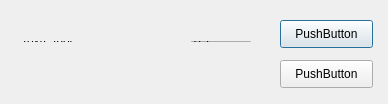
<?xml version="1.0" encoding="UTF-8"?>
<ui version="4.0">
 <class>OneParameDialogClass</class>
 <widget class="QDialog" name="OneParameDialogClass">
  <property name="geometry">
   <rect>
    <x>0</x>
    <y>0</y>
    <width>388</width>
    <height>104</height>
   </rect>
  </property>
  <property name="windowTitle">
   <string>OneParameDialogClass</string>
  </property>
  <widget class="QPushButton" name="OK">
   <property name="geometry">
    <rect>
     <x>280</x>
     <y>20</y>
     <width>93</width>
     <height>28</height>
    </rect>
   </property>
   <property name="text">
    <string>PushButton</string>
   </property>
  </widget>
  <widget class="QPushButton" name="Cancal">
   <property name="geometry">
    <rect>
     <x>280</x>
     <y>60</y>
     <width>93</width>
     <height>28</height>
    </rect>
   </property>
   <property name="text">
    <string>PushButton</string>
   </property>
  </widget>
  <widget class="QWidget" name="layoutWidget">
   <property name="geometry">
    <rect>
     <x>10</x>
     <y>30</y>
     <width>252</width>
     <height>23</height>
    </rect>
   </property>
   <layout class="QHBoxLayout" name="horizontalLayout">
    <item>
     <widget class="QLabel" name="label_1">
      <property name="text">
       <string>TextLabel</string>
      </property>
     </widget>
    </item>
    <item>
     <widget class="QLineEdit" name="lineEdit_1">
      <property name="sizePolicy">
       <sizepolicy hsizetype="Minimum" vsizetype="Fixed">
        <horstretch>0</horstretch>
        <verstretch>0</verstretch>
       </sizepolicy>
      </property>
      <property name="minimumSize">
       <size>
        <width>40</width>
        <height>0</height>
       </size>
      </property>
      <property name="maximumSize">
       <size>
        <width>60</width>
        <height>16777215</height>
       </size>
      </property>
      <property name="text">
       <string>0.1</string>
      </property>
     </widget>
    </item>
   </layout>
  </widget>
 </widget>
 <layoutdefault spacing="6" margin="11"/>
 <resources/>
 <connections/>
</ui>
